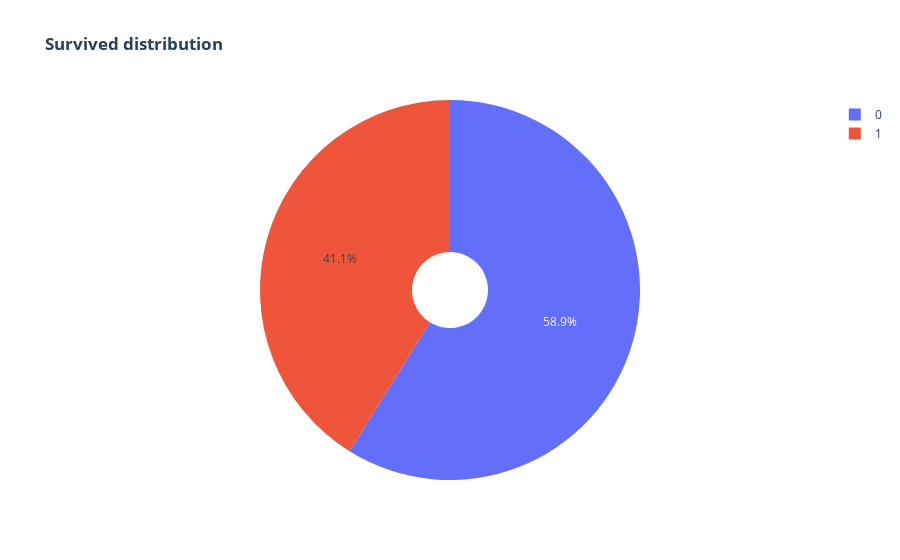

Notebook cell for this chart:
### Code cell
fig =  px.pie (df,names='Survived',
        title='<b>Survived distribution </b>',
        color_discrete_map={0:'blue',
                            1:'red'},
        category_orders={'Survived':['1','0']},
        hole=0.2)
fig.show()

### Figure 1 — Plotly figure (JSON) as saved in the notebook; plotly's stock layout.template omitted (floating-point values rounded to 4 significant figures; data arrays with more than 128 entries replaced by an {"elided": "..."} marker saying what was removed)
{"data": [{"direction": "clockwise", "domain": {"x": [0, 1], "y": [0, 1]}, "hole": 0.2, "hovertemplate": "Survived=%{label}<extra></extra>", "labels": {"elided": "773 int values"}, "legendgroup": "", "name": "", "showlegend": true, "sort": false, "type": "pie"}], "layout": {"legend": {"tracegroupgap": 0}, "title": {"text": "<b>Survived distribution </b>"}}}
